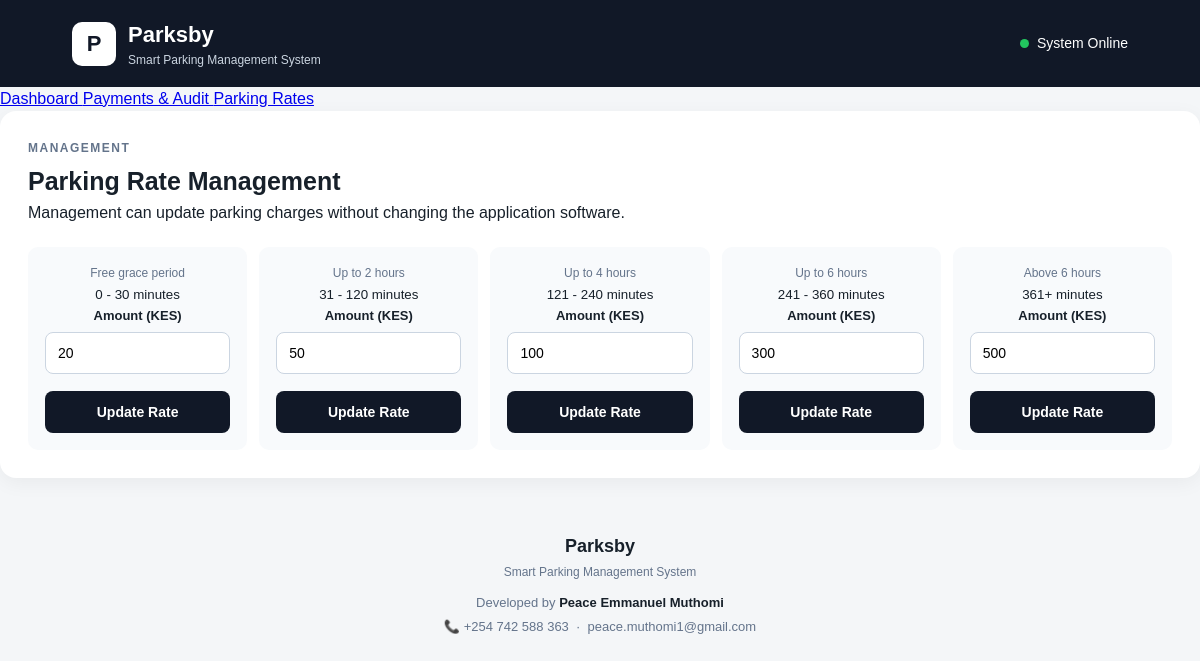
/rates, run on the app's committed database.
### tables this page shows
CREATE TABLE parking_rates (
    rate_id INTEGER PRIMARY KEY AUTOINCREMENT,
    rate_name VARCHAR(100) NOT NULL,
    minimum_minutes INTEGER NOT NULL,
    maximum_minutes INTEGER,
    amount DECIMAL(10,2) NOT NULL,
    active INTEGER NOT NULL DEFAULT 1
        CHECK (active IN (0, 1)),
    created_at DATETIME NOT NULL DEFAULT CURRENT_TIMESTAMP,
    updated_at DATETIME NOT NULL DEFAULT CURRENT_TIMESTAMP
);

### src/app.py (the view)
@app.route("/rates")
def rates():
    return render_page(
        "rates.html",
        active_tab="rates"
    )

### src/app.py (called while the page is built)
def render_page(template="index.html", **kwargs):
    available_slots = get_available_slots()
    parking_rates = get_parking_rates()
    return render_template(
        template,
        available_slots=available_slots,
        available_count=len(available_slots),
        parking_rates=parking_rates,
        **kwargs
    )

### src/database.py (called while the page is built)
def get_db_connection():
    connection = sqlite3.connect(DATABASE)
    connection.row_factory = sqlite3.Row
    connection.execute("PRAGMA foreign_keys = ON")
    return connection

### src/models.py (called while the page is built)
def get_available_slots():
    db = get_db_connection()
    slots = db.execute("""
        SELECT
            slot_id,
            slot_number,
            status
        FROM parking_slots
        WHERE status = 'AVAILABLE'
        ORDER BY slot_id
    """).fetchall()
    db.close()
    return slots

### src/parking.py (called while the page is built)
def get_parking_rates():
    db = get_db_connection()
    try:
        rates = db.execute(
            """
            SELECT
                rate_id,
                rate_name,
                minimum_minutes,
                maximum_minutes,
                amount,
                active,
                created_at,
                updated_at
            FROM parking_rates
            WHERE active = 1
            ORDER BY minimum_minutes ASC
            """
        ).fetchall()
        return rates
    finally:
        db.close()

### src/templates/rates.html (shortened to what this page needs)
{% extends "index.html" %}
{% block content %}
<main>
    <section class="tariff">
        <div class="section-heading">
            <div>
                <p class="eyebrow">MANAGEMENT</p>
                <h2>Parking Rate Management</h2>
                <p>
                    Management can update parking charges
                    without changing the application software.
                </p>
            </div>
        </div>
        <div class="tariff-grid">
            {% for rate in parking_rates %}
            <div>
                <span>
                    {{ rate["rate_name"] }}
                </span>
                <small>
                    {% if rate["maximum_minutes"] is none %}
                        {{ rate["minimum_minutes"] }}+ minutes
                    {% else %}
                        {{ rate["minimum_minutes"] }}
                        -
                        {{ rate["maximum_minutes"] }}
                        minutes
                    {% endif %}
                </small>
                <form action="/rates" method="POST">
                    <label>
                        Amount (KES)
                    </label>
                    <input
                        type="number"
                        name="amount"
                        value="{{ rate['amount'] }}"
                        min="0"
                        step="0.01"
                        required
                    >
                    <button type="submit">
                        Update Rate
                    </button>
                </form>
            </div>
            {% endfor %}
        </div>
    </section>
</main>
{% endblock %}

### src/templates/index.html (shortened to what this page needs)
<!DOCTYPE html>
<html lang="en">
<head>
    <link
        rel="stylesheet"
        href="{{ url_for('static', filename='css/style.css') }}"
    >
</head>
<body>
<header class="topbar">
    <div class="brand">
        <div class="brand-icon">P</div>
        <div>
            <h1>Parksby</h1>
            <p>Smart Parking Management System</p>
        </div>
    </div>
    <div class="status">
        <span class="status-dot"></span>
        System Online
    </div>
</header>
<nav class="main-nav">
    <a
        href="{{ url_for('dashboard') }}"
        class="{% if active_tab == 'dashboard' %}active{% endif %}"
    >
        Dashboard
    </a>
    <a
        href="{{ url_for('payments') }}"
        class="{% if active_tab == 'payments' %}active{% endif %}"
    >
        Payments & Audit
    </a>
    <a
        href="{{ url_for('rates') }}"
        class="{% if active_tab == 'rates' %}active{% endif %}"
    >
        Parking Rates
    </a>
</nav>
{% block content %}{% endblock %}
<footer>
    <div class="footer-brand">
        <strong>Parksby</strong>
        <span>
            Smart Parking Management System
        </span>
    </div>
    <div class="footer-credit">
        <p>
            Developed by
            <strong>Peace Emmanuel Muthomi</strong>
        </p>
        <p>
            📞 +254 742 588 363
            &nbsp;·&nbsp;
            peace.muthomi1@gmail.com
        </p>
    </div>
</footer>
</body>
</html>

### src/static/css/style.css (style rules this page uses)
* { box-sizing: border-box; margin: 0; padding: 0; }
body { font-family: Arial, Helvetica, sans-serif; background: #f4f6f8; color: #17202a; line-height: 1.5; }
.topbar { background: #111827; color: white; padding: 18px 6%; display: flex; justify-content: space-between; align-items: center; }
.brand { display: flex; align-items: center; gap: 12px; }
.brand-icon { width: 44px; height: 44px; border-radius: 10px; background: white; color: #111827; display: flex; align-items: center; justify-content: center; font-size: 22px; font-weight: bold; }
.brand h1 { font-size: 22px; }
.brand p { font-size: 12px; color: #cbd5e1; }
.status { display: flex; align-items: center; gap: 8px; font-size: 14px; }
.status-dot { width: 9px; height: 9px; background: #22c55e; border-radius: 50%; }
.eyebrow { font-size: 12px; font-weight: bold; letter-spacing: 1.5px; color: #64748b; margin-bottom: 6px; }
form { display: flex; flex-direction: column; }
label { font-size: 13px; font-weight: bold; margin-bottom: 7px; }
input, select { width: 100%; padding: 12px; border: 1px solid #cbd5e1; border-radius: 8px; font-size: 14px; margin-bottom: 17px; background: white; }
button { border: none; padding: 13px; border-radius: 8px; background: #111827; color: white; font-size: 14px; font-weight: bold; cursor: pointer; }
.parking-section, .tariff { background: white; border-radius: 16px; padding: 28px; margin-bottom: 25px; box-shadow: 0 5px 20px rgba(0, 0, 0, 0.05); }
.section-heading { display: flex; justify-content: space-between; align-items: center; margin-bottom: 22px; }
.section-heading h2 { font-size: 25px; }
.tariff-grid { display: grid; grid-template-columns: repeat(5, 1fr); gap: 12px; }
.tariff-grid div { background: #f8fafc; padding: 17px; border-radius: 10px; text-align: center; }
.tariff-grid span { display: block; font-size: 12px; color: #64748b; }
footer { text-align: center; padding: 30px; color: #64748b; font-size: 13px; }
.footer-brand strong { display: block; font-size: 18px; color: #17202a; }
.footer-brand span { display: block; margin-top: 3px; font-size: 12px; color: #64748b; }
.footer-credit { margin-top: 12px; }
.footer-credit p { margin: 4px 0; }
.footer-credit strong { color: #17202a; }

### data on the page
parking_rates: rate_name "Free grace period", minimum_minutes "0", maximum_minutes "30", amount "20"
parking_rates: rate_name "Up to 2 hours", minimum_minutes "31", maximum_minutes "120", amount "50"
parking_rates: rate_name "Up to 4 hours", minimum_minutes "121", maximum_minutes "240", amount "100"
parking_rates: rate_name "Up to 6 hours", minimum_minutes "241", maximum_minutes "360", amount "300"
parking_rates: rate_name "Above 6 hours", minimum_minutes "361", amount "500"
